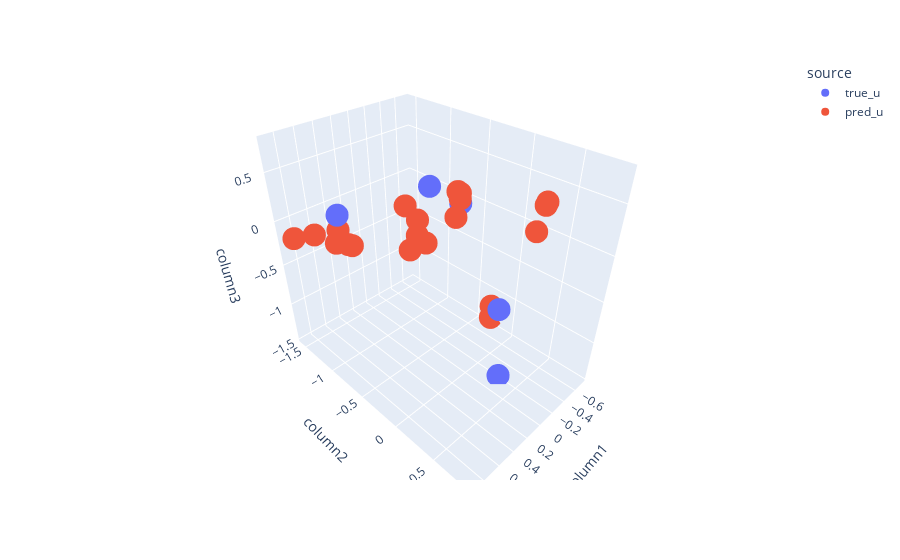

The cell this chart's notebook holds for it:
### Code cell
_tmp_learner = learner_list[4]

plot3d_u(normal_dataset.U, 
         (_tmp_learner.us_groups @ _tmp_learner.softmax(_tmp_learner.unconstrained_weights)).detach().numpy())

### Figure 1 — Plotly figure (JSON) as saved in the notebook; plotly's stock layout.template omitted (floating-point values rounded to 4 significant figures)
{"data": [{"hovertemplate": "source=true_u<br>column1=%{x}<br>column2=%{y}<br>column3=%{z}<extra></extra>", "legendgroup": "true_u", "marker": {"color": "#636efa", "symbol": "circle"}, "mode": "markers", "name": "true_u", "scene": "scene", "showlegend": true, "type": "scatter3d", "x": [0.634, 0.03555, 0.1745, 0.1745, 0.03555, -0.1559, 0.634, 0.03555, 0.634, 0.1745, 0.634, 0.7128, 0.7128, 0.1745, 0.634, 0.634, -0.1559, 0.7128, 0.03555, 0.03555], "y": [-1.057, -0.48, 0.013, 0.013, -0.48, 0.3004, -1.057, -0.48, -1.057, 0.013, -1.057, 0.8635, 0.8635, 0.013, -1.057, -1.057, 0.3004, 0.8635, -0.48, -0.48], "z": [0.1698, 0.4459, 0.5154, 0.5154, 0.4459, -1.462, 0.1698, 0.4459, 0.1698, 0.5154, 0.1698, 0.2469, 0.2469, 0.5154, 0.1698, 0.1698, -1.462, 0.2469, 0.4459, 0.4459]}, {"hovertemplate": "source=pred_u<br>column1=%{x}<br>column2=%{y}<br>column3=%{z}<extra></extra>", "legendgroup": "pred_u", "marker": {"color": "#EF553B", "symbol": "circle"}, "mode": "markers", "name": "pred_u", "scene": "scene", "showlegend": true, "type": "scatter3d", "x": [0.3436, 0.1537, 0.2476, 0.1698, 0.3101, -0.5982, 0.445, 0.1764, 0.9082, 0.3139, 0.3885, 0.07837, -0.02279, 0.2779, 0.2182, 0.7103, -0.7246, 0.08501, 0.3119, 0.2412], "y": [-1.301, -0.4095, 0.03292, 0.002913, -0.4514, -0.1903, -1.37, -0.4986, -1.411, 0.1315, -1.522, 0.7221, 0.611, 0.07437, -1.555, -1.376, -0.2831, 0.736, -0.4944, -0.4213], "z": [-0.3949, -0.05115, 0.4263, 0.5488, -0.0725, -1.093, -0.1982, -0.0002765, -0.1114, 0.6957, -0.4438, 0.7279, 0.4256, 0.6767, -0.5525, -0.1417, -1.386, 0.7619, 0.3537, 0.2174]}], "layout": {"legend": {"title": {"text": "source"}, "tracegroupgap": 0}, "margin": {"t": 60}, "scene": {"domain": {"x": [0, 1], "y": [0, 1]}, "xaxis": {"title": {"text": "column1"}}, "yaxis": {"title": {"text": "column2"}}, "zaxis": {"title": {"text": "column3"}}}}}
